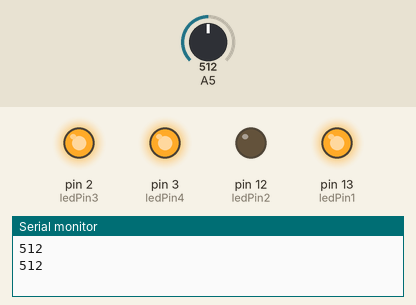
A sketch run on a simulated Arduino Uno, built with avr-gcc and run on an emulated ATmega328P. On the bench: output pins drawn as LEDs (lit = HIGH), the last lines printed to the serial monitor. Dashed ring = blinking. The inputs (shaded band) are chosen by the test bench; at power-on: A5 = 512.

Above: at 2.8 s.
2.9 s: A5 set to 122
6.4 s: A5 set to 0
At 7.2 s:
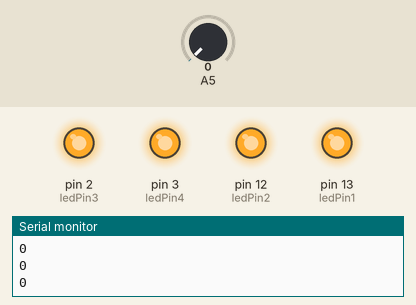
9.1 s: A5 set to 306
At 9.87 s:
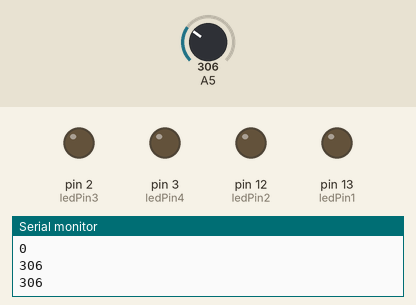
12.7 s: A5 set to 716
At 13.2 s:
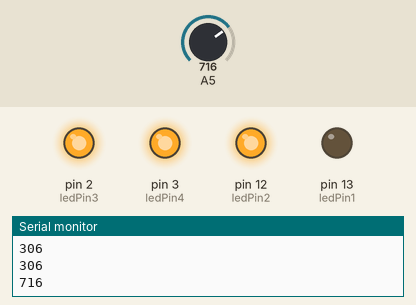
16.4 s: A5 set to 490
21.4 s: A5 set to 510
At 23.3 s:
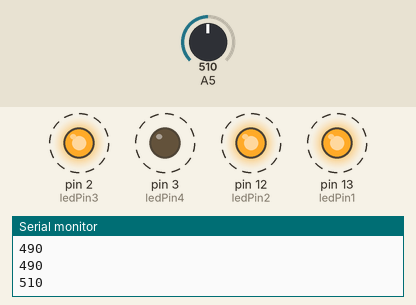
Timing chart, 0 to 26.5 s (numbered marks = the images above; inputs shaded):
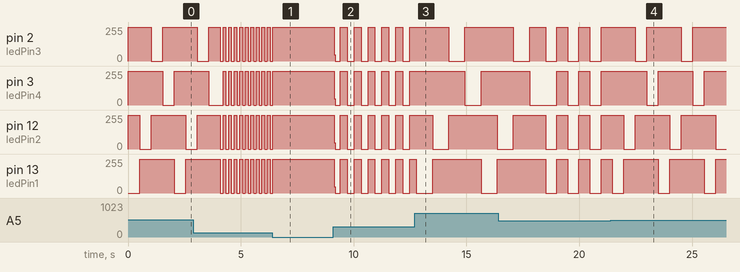

Measured:
- after the input at 6.4 s, pin 2 (ledPin3), pin 3 (ledPin4), pin 12 (ledPin2), pin 13 (ledPin1): goes on until 6.4 s, then stays 255/255
- after the input at 9.1 s, pin 2 (ledPin3), pin 3 (ledPin4), pin 12 (ledPin2), pin 13 (ledPin1): 255/255 → 46/255 at once, then moves between 0/255 and 255/255, repeating every 1.2 s
- after the input at 12.7 s, pin 13 (ledPin1): 0/255 → 255/255 after 0.80 s, → 0/255 2.1 s later, → 255/255 0.72 s later
- after the input at 21.4 s, pin 2 (ledPin3): alternates 255/255 for 1.5 s and 0/255 for 0.51 s, starting after 1.1 s; pin 3 (ledPin4): alternates 255/255 for 1.5 s and 0/255 for 0.51 s, starting after 1.6 s
- by itself, pin 3 (ledPin4): repeats every 0.24 s: 255/255 0.12 s, 0/255 0.12 s
- by itself, pin 12 (ledPin2): repeats every 0.24 s: 0/255 0.12 s, 255/255 0.12 s
- by itself, pin 13 (ledPin1): alternates 255/255 for 0.12 s and 0/255 for 0.12 s

The sketch:

new_blink.ino
```cpp
/*
Bakhtiar Nurzaman
*/
int ledPin1 = 13;
int ledPin2 = 12;
int ledPin3 = 2;
int ledPin4 = 3;
void setup()
{
pinMode(ledPin1,OUTPUT); //deklarasi led output
pinMode(ledPin2,OUTPUT);
pinMode(ledPin3,OUTPUT);
pinMode(ledPin4,OUTPUT);
Serial.begin(9600); //connect serial port
}
void loop()
{
int val = analogRead (A5);
Serial.println(val, DEC);
if(val <= 500)
{
digitalWrite(ledPin1, LOW); // LED menyala
digitalWrite(ledPin2, LOW); // LED menyala
digitalWrite(ledPin3, LOW); // LED menyala
digitalWrite(ledPin4, LOW); // LED menyala
delay(val);
digitalWrite(ledPin1, HIGH); // LED padam
digitalWrite(ledPin2, HIGH); // LED padam
digitalWrite(ledPin3, HIGH); // LED padam
digitalWrite(ledPin4, HIGH); // LED padam
delay(val);
}
else
{
digitalWrite(ledPin1, LOW); // LED menyala
digitalWrite(ledPin2, HIGH); // LED padam
digitalWrite(ledPin3, HIGH); // LED padam
digitalWrite(ledPin4, HIGH); // LED padam
delay(val);
digitalWrite(ledPin1, HIGH); // LED padam
digitalWrite(ledPin2, LOW); // LED menyala
digitalWrite(ledPin3, HIGH); // LED padam
digitalWrite(ledPin4, HIGH); // LED padam
delay(val);
digitalWrite(ledPin1, HIGH); // LED padam
digitalWrite(ledPin2, HIGH); // LED padam
digitalWrite(ledPin3, LOW); // LED menyala
digitalWrite(ledPin4, HIGH); // LED padam
delay(val);
digitalWrite(ledPin1, HIGH); // LED padam
digitalWrite(ledPin2, HIGH); // LED padam
digitalWrite(ledPin3, HIGH); // LED padam
digitalWrite(ledPin4, LOW); // LED menyala
delay(val);
}
}
```
